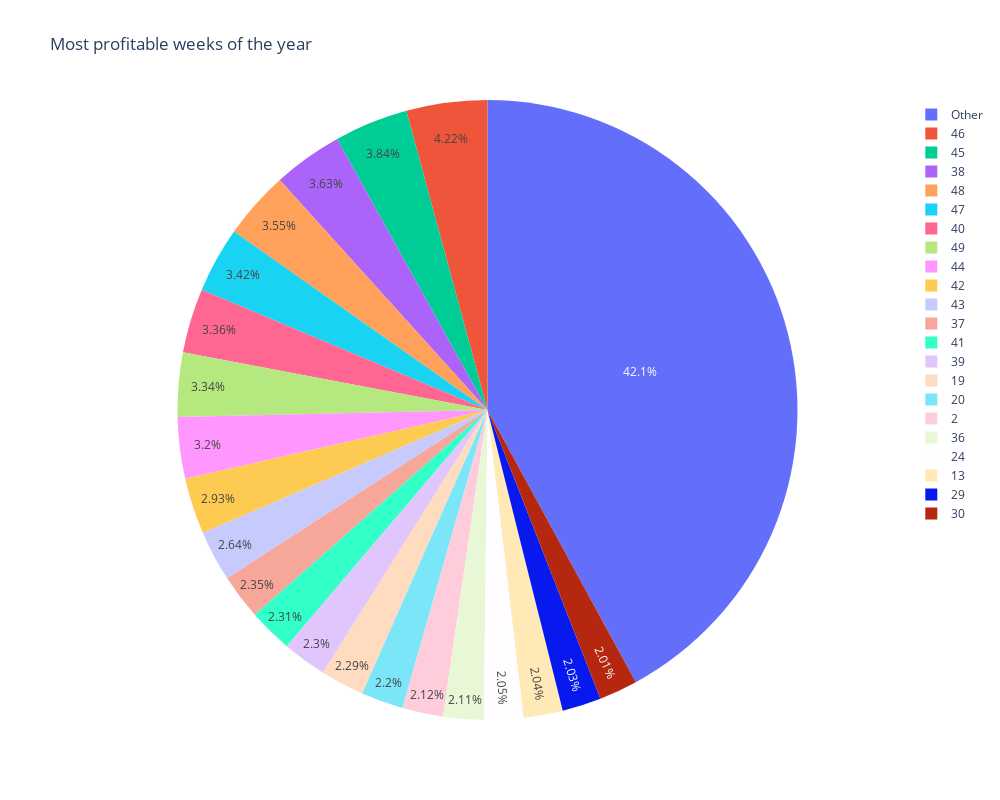

The notebook cell saved with this chart:
### Code cell
fig_weekly_sales_pie = px.pie(weekly_sales_sorted,
                              title='Most profitable weeks of the year',
                              values='SalesAmount',
                              names='Category',
                              width= 1000,
                              height=800)
fig_weekly_sales_pie.show()

### Figure 1 — Plotly figure (JSON) as saved in the notebook; plotly's stock layout.template omitted (floating-point values rounded to 4 significant figures)
{"data": [{"domain": {"x": [0, 1], "y": [0, 1]}, "hovertemplate": "Category=%{label}<br>SalesAmount=%{value}<extra></extra>", "labels": [46, 45, 38, 48, 47, 40, 49, 44, 42, 43, 37, 41, 39, 19, 20, 2, 36, 24, 13, 29, 30, "Other", "Other", "Other", "Other", "Other", "Other", "Other", "Other", "Other", "Other", "Other", "Other", "Other", "Other", "Other", "Other", "Other", "Other", "Other", "Other", "Other", "Other", "Other", "Other", "Other", "Other", "Other", "Other"], "legendgroup": "", "name": "", "showlegend": true, "type": "pie", "values": [378800.0, 345000.0, 325700.0, 318900.0, 306900.0, 301600.0, 300100.0, 287000.0, 263100.0, 237400.0, 211300.0, 207300.0, 206600.0, 205200.0, 197600.0, 190600.0, 189700.0, 183800.0, 183200.0, 182300.0, 180400.0, 177600.0, 174493, 170300.0, 161300.0, 160400.0, 152900.0, 149100.0, 147700.0, 147200.0, 144700.0, 143600.0, 139300.0, 136100.0, 133500.0, 132800.0, 130200.0, 130100.0, 129000.0, 123900.0, 123500.0, 121300.0, 118500.0, 116900.0, 116600.0, 115300.0, 102100.0, 93490.0, 84280.0]}], "layout": {"height": 800, "legend": {"tracegroupgap": 0}, "title": {"text": "Most profitable weeks of the year"}, "width": 1000}}
